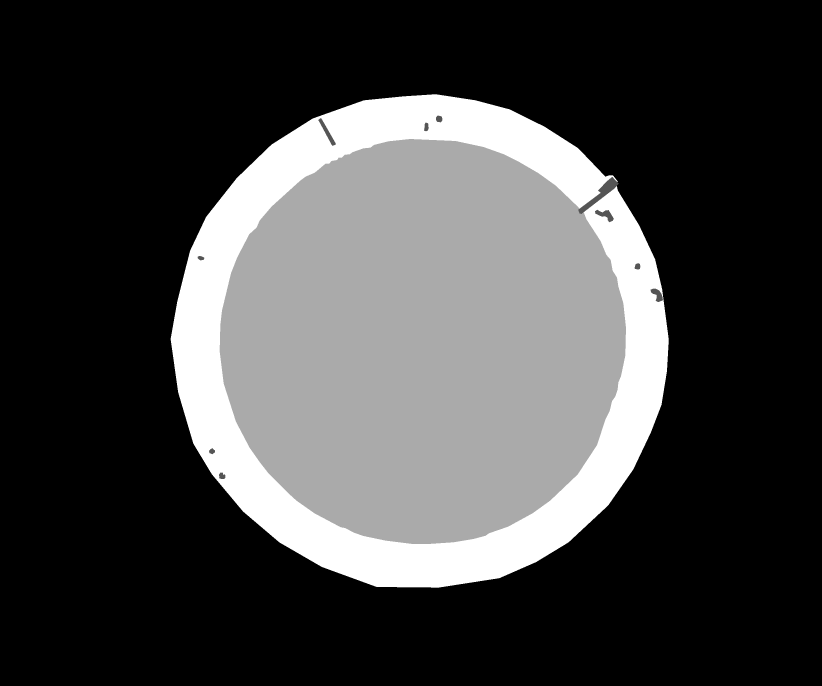
#> input picture data/img-1-_bmp.rf.d6cdd5661c5e8a29f7fbc77dcce582a4_mask.png, 2464 x 2056 px (shown at 1/3 size); its folder holds 4 pictures in this run
$ python visualize.py
#> lines starting #> are read from the running program, lines starting #| are printed output that depends on the picture
### code/utils.py
import glob
from PIL import Image
import numpy as np
import xlsxwriter as xls
import cv2
import openpyxl
from tqdm import tqdm
import matplotlib.pyplot as plt

def get_file_paths(directory_path: 'str') -> list:
    """Return a list of paths matching a pathname pattern."""
    return glob.glob(directory_path)

# [123 lines left out: functions addFrequencies, computeCentroid, getDefects, getBlobMap, getBlobs, saveAsExcel and 6 more, not called in this run]

### code/visualize.py
import matplotlib.pyplot as plt
from PIL import Image
import matplotlib.image as mpimg
import utils

import numpy as np

files = utils.get_file_paths("/home/antonio123/workspace/Github_projects/DefectAnalysis/data/*.png")
files.sort()
for file in files:
    print(file)
    plt.figure()
    img = np.array(Image.open(file).convert('L'))
#> img is the input picture: shape (2056, 2464); min 0, max 3, mean 0.79
    plt.imshow(img)
    plt.colorbar()
    plt.show()
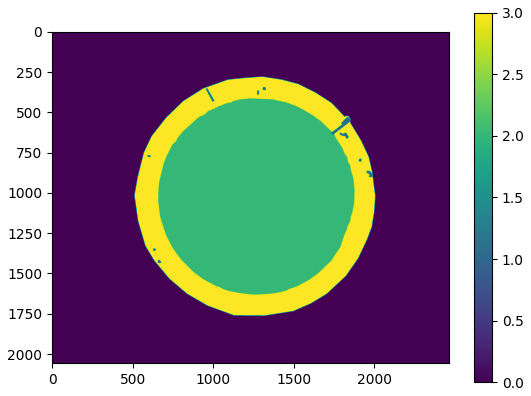
#> figure drawn by matplotlib, 2 panels
#> pass 2 of the loop `for file in files:`:
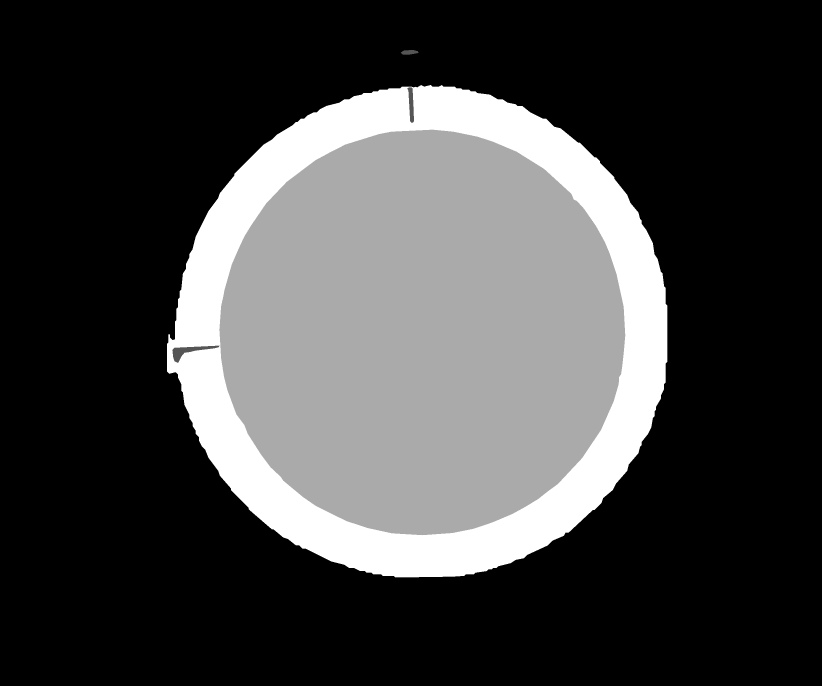
#> input picture data/img-10-_bmp.rf.a5eed8cc6ab2659a459de33c590399ee_mask.png, 2464 x 2056 px (shown at 1/3 size)
#> img is the input picture: shape (2056, 2464); min 0, max 3, mean 0.786
#> `plt.show()`:
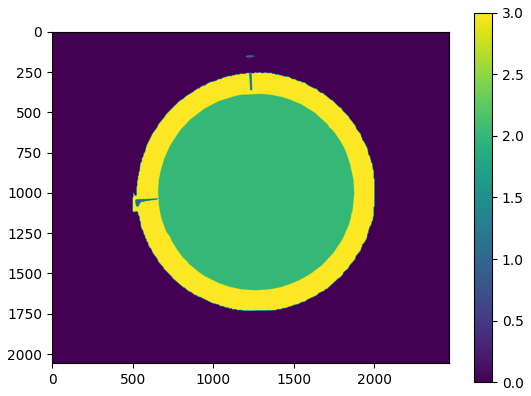
#> figure drawn by matplotlib, 2 panels
#> pass 3 of the loop `for file in files:`:
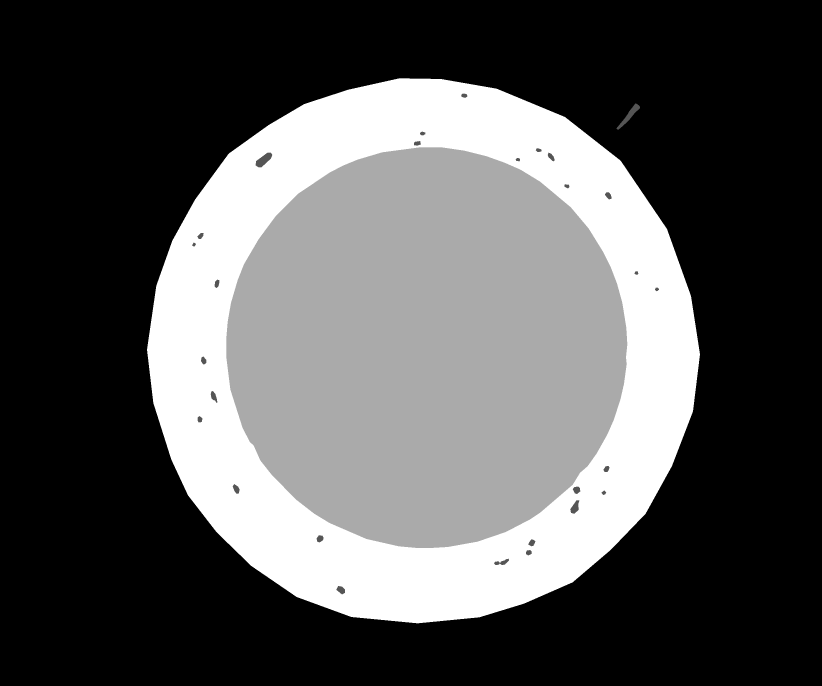
#> input picture data/img-101-_bmp.rf.8ced14e89d2ab0ce844d52ca24cf71b7_mask.png, 2464 x 2056 px (shown at 1/3 size)
#> img is the input picture: shape (2056, 2464); min 0, max 3, mean 1.02
#> `plt.show()`:
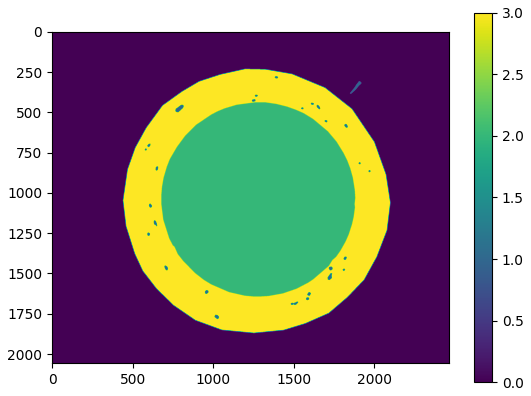
#> figure drawn by matplotlib, 2 panels
#> the loop made 4 passes; the first 3 are shown
